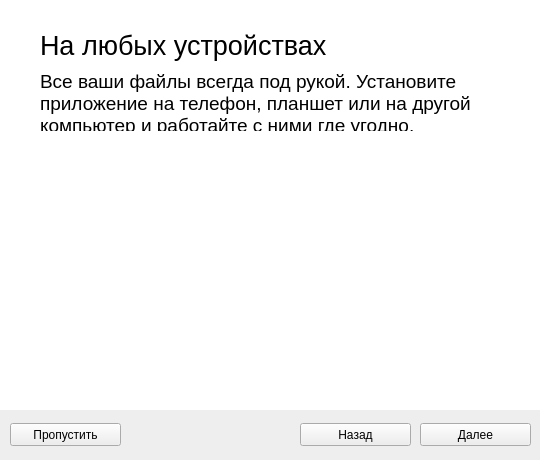
<?xml version="1.0" encoding="UTF-8"?>
<ui version="4.0">
 <class>TutorialMacStep2</class>
 <widget class="QDialog" name="TutorialMacStep2">
  <property name="geometry">
   <rect>
    <x>0</x>
    <y>0</y>
    <width>540</width>
    <height>460</height>
   </rect>
  </property>
  <property name="minimumSize">
   <size>
    <width>540</width>
    <height>460</height>
   </size>
  </property>
  <property name="maximumSize">
   <size>
    <width>540</width>
    <height>460</height>
   </size>
  </property>
  <property name="windowTitle">
   <string>Настройка МТС Диска</string>
  </property>
  <property name="autoFillBackground">
   <bool>false</bool>
  </property>
  <property name="styleSheet">
   <string notr="true">background-color: rgb(255, 255, 255);</string>
  </property>
  <property name="modal">
   <bool>false</bool>
  </property>
  <widget class="QLabel" name="label_2">
   <property name="geometry">
    <rect>
     <x>40</x>
     <y>70</y>
     <width>471</width>
     <height>61</height>
    </rect>
   </property>
   <property name="font">
    <font>
     <pointsize>14</pointsize>
    </font>
   </property>
   <property name="text">
    <string>&lt;html&gt;&lt;head/&gt;&lt;body&gt;&lt;p&gt;Все ваши файлы всегда под рукой. Установите приложение на телефон, планшет или на другой компьютер и работайте с ними где угодно.&lt;/p&gt;&lt;/body&gt;&lt;/html&gt;</string>
   </property>
   <property name="alignment">
    <set>Qt::AlignLeading|Qt::AlignLeft|Qt::AlignTop</set>
   </property>
   <property name="wordWrap">
    <bool>true</bool>
   </property>
  </widget>
  <widget class="QLabel" name="label_3">
   <property name="geometry">
    <rect>
     <x>40</x>
     <y>160</y>
     <width>260</width>
     <height>260</height>
    </rect>
   </property>
   <property name="text">
    <string>&lt;html&gt;&lt;head/&gt;&lt;body&gt;&lt;p&gt;&lt;img src=&quot;:/tutorial_mac_step2_0.tiff&quot;/&gt;&lt;/p&gt;&lt;/body&gt;&lt;/html&gt;</string>
   </property>
   <property name="alignment">
    <set>Qt::AlignCenter</set>
   </property>
  </widget>
  <widget class="QLabel" name="label">
   <property name="geometry">
    <rect>
     <x>40</x>
     <y>30</y>
     <width>471</width>
     <height>31</height>
    </rect>
   </property>
   <property name="font">
    <font>
     <pointsize>20</pointsize>
    </font>
   </property>
   <property name="text">
    <string>&lt;html&gt;&lt;head/&gt;&lt;body&gt;&lt;p&gt;На любых устройствах&lt;/p&gt;&lt;/body&gt;&lt;/html&gt;</string>
   </property>
  </widget>
  <widget class="QPushButton" name="googlePlayButton">
   <property name="geometry">
    <rect>
     <x>330</x>
     <y>290</y>
     <width>171</width>
     <height>51</height>
    </rect>
   </property>
   <property name="autoFillBackground">
    <bool>false</bool>
   </property>
   <property name="styleSheet">
    <string notr="true">background-color: rgb(255, 255, 255);</string>
   </property>
   <property name="text">
    <string/>
   </property>
   <property name="icon">
    <iconset>
     <normaloff>../Application/res/tutorial_mac_step2_1.tiff</normaloff>../Application/res/tutorial_mac_step2_1.tiff</iconset>
   </property>
   <property name="iconSize">
    <size>
     <width>170</width>
     <height>49</height>
    </size>
   </property>
   <property name="flat">
    <bool>true</bool>
   </property>
  </widget>
  <widget class="QPushButton" name="appStoreButton">
   <property name="geometry">
    <rect>
     <x>330</x>
     <y>210</y>
     <width>171</width>
     <height>51</height>
    </rect>
   </property>
   <property name="autoFillBackground">
    <bool>false</bool>
   </property>
   <property name="styleSheet">
    <string notr="true">background-color: rgb(255, 255, 255);</string>
   </property>
   <property name="text">
    <string/>
   </property>
   <property name="icon">
    <iconset>
     <normaloff>../Application/res/tutorial_mac_step2_2.tiff</normaloff>../Application/res/tutorial_mac_step2_2.tiff</iconset>
   </property>
   <property name="iconSize">
    <size>
     <width>170</width>
     <height>49</height>
    </size>
   </property>
   <property name="flat">
    <bool>true</bool>
   </property>
  </widget>
  <widget class="QWidget" name="widget" native="true">
   <property name="geometry">
    <rect>
     <x>0</x>
     <y>410</y>
     <width>541</width>
     <height>51</height>
    </rect>
   </property>
   <property name="styleSheet">
    <string notr="true">background-color: rgb(238, 238, 238);</string>
   </property>
   <widget class="QPushButton" name="nextButton">
    <property name="geometry">
     <rect>
      <x>420</x>
      <y>13</y>
      <width>111</width>
      <height>23</height>
     </rect>
    </property>
    <property name="text">
     <string>Далее</string>
    </property>
   </widget>
   <widget class="QPushButton" name="cancelButton">
    <property name="geometry">
     <rect>
      <x>10</x>
      <y>13</y>
      <width>111</width>
      <height>23</height>
     </rect>
    </property>
    <property name="text">
     <string>Пропустить</string>
    </property>
   </widget>
   <widget class="QPushButton" name="backButton">
    <property name="geometry">
     <rect>
      <x>300</x>
      <y>13</y>
      <width>111</width>
      <height>23</height>
     </rect>
    </property>
    <property name="text">
     <string>Назад</string>
    </property>
   </widget>
  </widget>
 </widget>
 <resources/>
 <connections/>
</ui>
